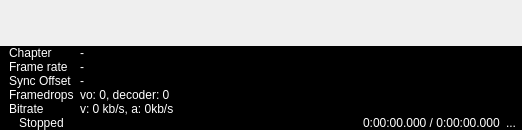
  <widget class="QWidget" name="centralwidget">
   <layout class="QVBoxLayout" name="verticalLayout_4">
    <property name="spacing">
     <number>0</number>
    </property>
    <property name="leftMargin">
     <number>0</number>
    </property>
    <property name="topMargin">
     <number>0</number>
    </property>
    <property name="rightMargin">
     <number>0</number>
    </property>
    <property name="bottomMargin">
     <number>0</number>
    </property>
    <item>
     <widget class="QWidget" name="mpvWidget" native="true">
      <property name="styleSheet">
       <string notr="true">background-color: rgb(0, 0, 0);</string>
      </property>
      <layout class="QVBoxLayout" name="verticalLayout_5">
       <property name="spacing">
        <number>0</number>
       </property>
       <property name="leftMargin">
        <number>0</number>
       </property>
       <property name="topMargin">
        <number>0</number>
       </property>
       <property name="rightMargin">
        <number>0</number>
       </property>
       <property name="bottomMargin">
        <number>0</number>
       </property>
      </layout>
     </widget>
    </item>
    <item>
     <widget class="QFrame" name="controlSection">
      <property name="sizePolicy">
       <sizepolicy hsizetype="Preferred" vsizetype="Fixed">
        <horstretch>0</horstretch>
        <verstretch>0</verstretch>
       </sizepolicy>
      </property>
      <layout class="QVBoxLayout" name="verticalLayout_6">
       <property name="spacing">
        <number>0</number>
       </property>
       <property name="leftMargin">
        <number>0</number>
       </property>
       <property name="topMargin">
        <number>0</number>
       </property>
       <property name="rightMargin">
        <number>0</number>
       </property>
       <property name="bottomMargin">
        <number>0</number>
       </property>
       <item>
        <widget class="QWidget" name="seekbar" native="true">
         <layout class="QHBoxLayout" name="horizontalLayout">
          <property name="leftMargin">
           <number>6</number>
          </property>
          <property name="rightMargin">
           <number>6</number>
          </property>
         </layout>
        </widget>
       </item>
       <item>
        <widget class="QWidget" name="controlbar" native="true">
         <layout class="QHBoxLayout" name="_3" stretch="0,0,0,0,0,0,0,0,0,0,0,1,0">
          <property name="leftMargin">
           <number>6</number>
          </property>
          <property name="topMargin">
           <number>3</number>
          </property>
          <property name="rightMargin">
           <number>6</number>
          </property>
          <property name="bottomMargin">
           <number>3</number>
          </property>
          <item>
           <widget class="QPushButton" name="play">
            <property name="enabled">
             <bool>false</bool>
            </property>
            <property name="toolTip">
             <string>Play</string>
            </property>
            <property name="icon">
             <iconset resource="res.qrc">
              <normaloff>:/images/controls/play.png</normaloff>:/images/controls/play.png</iconset>
            </property>
            <property name="flat">
             <bool>true</bool>
            </property>
           </widget>
          </item>
          <item>
           <widget class="QPushButton" name="pause">
            <property name="enabled">
             <bool>false</bool>
            </property>
            <property name="toolTip">
             <string>Pause</string>
            </property>
            <property name="icon">
             <iconset resource="res.qrc">
              <normaloff>:/images/controls/pause.png</normaloff>:/images/controls/pause.png</iconset>
            </property>
            <property name="checkable">
             <bool>true</bool>
            </property>
            <property name="flat">
             <bool>true</bool>
            </property>
           </widget>
          </item>
          <item>
           <widget class="QPushButton" name="stop">
            <property name="enabled">
             <bool>false</bool>
            </property>
            <property name="toolTip">
             <string>Stop</string>
            </property>
            <property name="icon">
             <iconset resource="res.qrc">
              <normaloff>:/images/controls/stop.png</normaloff>:/images/controls/stop.png</iconset>
            </property>
            <property name="flat">
             <bool>true</bool>
            </property>
           </widget>
          </item>
          <item>
           <spacer name="horizontalSpacer_2">
            <property name="orientation">
             <enum>Qt::Horizontal</enum>
            </property>
            <property name="sizeType">
             <enum>QSizePolicy::Fixed</enum>
            </property>
            <property name="sizeHint" stdset="0">
             <size>
              <width>8</width>
              <height>20</height>
             </size>
            </property>
           </spacer>
          </item>
          <item>
           <widget class="QPushButton" name="skipBackward">
            <property name="enabled">
             <bool>false</bool>
            </property>
            <property name="toolTip">
             <string>Skip Backward</string>
            </property>
            <property name="icon">
             <iconset resource="res.qrc">
              <normaloff>:/images/controls/back1.png</normaloff>:/images/controls/back1.png</iconset>
            </property>
            <property name="flat">
             <bool>true</bool>
            </property>
           </widget>
          </item>
          <item>
           <widget class="QPushButton" name="speedDecrease">
            <property name="enabled">
             <bool>false</bool>
            </property>
            <property name="toolTip">
             <string>Speed Decrease</string>
            </property>
            <property name="icon">
             <iconset resource="res.qrc">
              <normaloff>:/images/controls/back2.png</normaloff>:/images/controls/back2.png</iconset>
            </property>
            <property name="flat">
             <bool>true</bool>
            </property>
           </widget>
          </item>
          <item>
           <widget class="QPushButton" name="speedIncrease">
            <property name="enabled">
             <bool>false</bool>
            </property>
            <property name="toolTip">
             <string>Speed Increase</string>
            </property>
            <property name="icon">
             <iconset resource="res.qrc">
              <normaloff>:/images/controls/forward1.png</normaloff>:/images/controls/forward1.png</iconset>
            </property>
            <property name="flat">
             <bool>true</bool>
            </property>
           </widget>
          </item>
          <item>
           <widget class="QPushButton" name="skipForward">
            <property name="enabled">
             <bool>false</bool>
            </property>
            <property name="toolTip">
             <string>Skip Forward</string>
            </property>
            <property name="icon">
             <iconset resource="res.qrc">
              <normaloff>:/images/controls/forward2.png</normaloff>:/images/controls/forward2.png</iconset>
            </property>
            <property name="flat">
             <bool>true</bool>
            </property>
           </widget>
          </item>
          <item>
           <spacer name="horizontalSpacer_3">
            <property name="orientation">
             <enum>Qt::Horizontal</enum>
            </property>
            <property name="sizeType">
             <enum>QSizePolicy::Fixed</enum>
            </property>
            <property name="sizeHint" stdset="0">
             <size>
              <width>8</width>
              <height>20</height>
             </size>
            </property>
           </spacer>
          </item>
          <item>
           <widget class="QPushButton" name="stepBackward">
            <property name="enabled">
             <bool>false</bool>
            </property>
            <property name="toolTip">
             <string>Step Backward</string>
            </property>
            <property name="icon">
             <iconset resource="res.qrc">
              <normaloff>:/images/controls/back3.png</normaloff>:/images/controls/back3.png</iconset>
            </property>
            <property name="flat">
             <bool>true</bool>
            </property>
           </widget>
          </item>
          <item>
           <widget class="QPushButton" name="stepForward">
            <property name="enabled">
             <bool>false</bool>
            </property>
            <property name="toolTip">
             <string>Step Forward</string>
            </property>
            <property name="icon">
             <iconset resource="res.qrc">
              <normaloff>:/images/controls/forward3.png</normaloff>:/images/controls/forward3.png</iconset>
            </property>
            <property name="flat">
             <bool>true</bool>
            </property>
           </widget>
          </item>
          <item>
           <spacer name="horizontalSpacer">
            <property name="orientation">
             <enum>Qt::Horizontal</enum>
            </property>
            <property name="sizeHint" stdset="0">
             <size>
              <width>40</width>
              <height>20</height>
             </size>
            </property>
           </spacer>
          </item>
          <item>
           <widget class="QPushButton" name="mute">
            <property name="enabled">
             <bool>false</bool>
            </property>
            <property name="icon">
             <iconset resource="res.qrc">
              <normaloff>:/images/controls/speaker1.png</normaloff>:/images/controls/speaker1.png</iconset>
            </property>
            <property name="checkable">
             <bool>true</bool>
            </property>
            <property name="flat">
             <bool>true</bool>
            </property>
           </widget>
          </item>
         </layout>
        </widget>
       </item>
      </layout>
     </widget>
    </item>
    <item>
     <widget class="QFrame" name="infoSection">
      <property name="sizePolicy">
       <sizepolicy hsizetype="Preferred" vsizetype="Fixed">
        <horstretch>0</horstretch>
        <verstretch>0</verstretch>
       </sizepolicy>
      </property>
      <property name="styleSheet">
       <string notr="true">color: rgb(255, 255, 255);
 background-color: rgb(0, 0, 0);</string>
      </property>
      <property name="frameShape">
       <enum>QFrame::NoFrame</enum>
      </property>
      <property name="frameShadow">
       <enum>QFrame::Raised</enum>
      </property>
      <layout class="QVBoxLayout" name="verticalLayout_3">
       <property name="spacing">
        <number>0</number>
       </property>
       <property name="leftMargin">
        <number>0</number>
       </property>
       <property name="topMargin">
        <number>0</number>
       </property>
       <property name="rightMargin">
        <number>0</number>
       </property>
       <property name="bottomMargin">
        <number>0</number>
       </property>
       <item>
        <widget class="QWidget" name="infoStats" native="true">
         <layout class="QFormLayout" name="formLayout">
          <property name="verticalSpacing">
           <number>0</number>
          </property>
          <property name="topMargin">
           <number>0</number>
          </property>
          <property name="bottomMargin">
           <number>0</number>
          </property>
          <item row="0" column="0">
           <widget class="QLabel" name="chapterLabel">
            <property name="text">
             <string>Chapter</string>
            </property>
           </widget>
          </item>
          <item row="0" column="1">
           <widget class="QLabel" name="chapter">
            <property name="text">
             <string>-</string>
            </property>
           </widget>
          </item>
          <item row="1" column="0">
           <widget class="QLabel" name="framerateLabel">
            <property name="text">
             <string>Frame rate</string>
            </property>
           </widget>
          </item>
          <item row="1" column="1">
           <widget class="QLabel" name="framerate">
            <property name="text">
             <string>-</string>
            </property>
           </widget>
          </item>
          <item row="2" column="0">
           <widget class="QLabel" name="avsyncLabel">
            <property name="text">
             <string>Sync Offset</string>
            </property>
           </widget>
          </item>
          <item row="2" column="1">
           <widget class="QLabel" name="avsync">
            <property name="text">
             <string>-</string>
            </property>
           </widget>
          </item>
          <item row="3" column="0">
           <widget class="QLabel" name="framedropsLabel">
            <property name="text">
             <string>Framedrops</string>
            </property>
           </widget>
          </item>
          <item row="3" column="1">
           <widget class="QLabel" name="framedrops">
            <property name="text">
             <string>vo: 0, decoder: 0</string>
            </property>
           </widget>
          </item>
          <item row="4" column="0">
           <widget class="QLabel" name="bitrateLabel">
            <property name="text">
             <string>Bitrate</string>
            </property>
           </widget>
          </item>
          <item row="4" column="1">
           <widget class="QLabel" name="bitrate">
            <property name="text">
             <string>v: 0 kb/s, a: 0kb/s</string>
            </property>
           </widget>
          </item>
         </layout>
        </widget>
       </item>
       <item>
        <widget class="QWidget" name="statusbar" native="true">
         <layout class="QHBoxLayout" name="_2" stretch="0,1,0,0">
          <property name="leftMargin">
           <number>6</number>
          </property>
          <property name="topMargin">
           <number>0</number>
          </property>
          <property name="rightMargin">
           <number>6</number>
          </property>
          <property name="bottomMargin">
           <number>0</number>
          </property>
          <item>
           <widget class="QLabel" name="tinyicon">
            <property name="pixmap">
             <pixmap resource="res.qrc">:/images/bitmaps/icon16.png</pixmap>
            </property>
           </widget>
          </item>
          <item>
           <widget class="QLabel" name="status">
            <property name="text">
             <string>Stopped</string>
            </property>
           </widget>
          </item>
          <item>
           <widget class="QLabel" name="time">
            <property name="text">
             <string>0:00:00.000 / 0:00:00.000</string>
            </property>
           </widget>
          </item>
          <item>
           <widget class="QPushButton" name="cornerthing">
            <property name="styleSheet">
             <string notr="true">border: none;</string>
            </property>
            <property name="text">
             <string>...</string>
            </property>
           </widget>
          </item>
         </layout>
        </widget>
       </item>
      </layout>
     </widget>
    </item>
   </layout>
  </widget>
